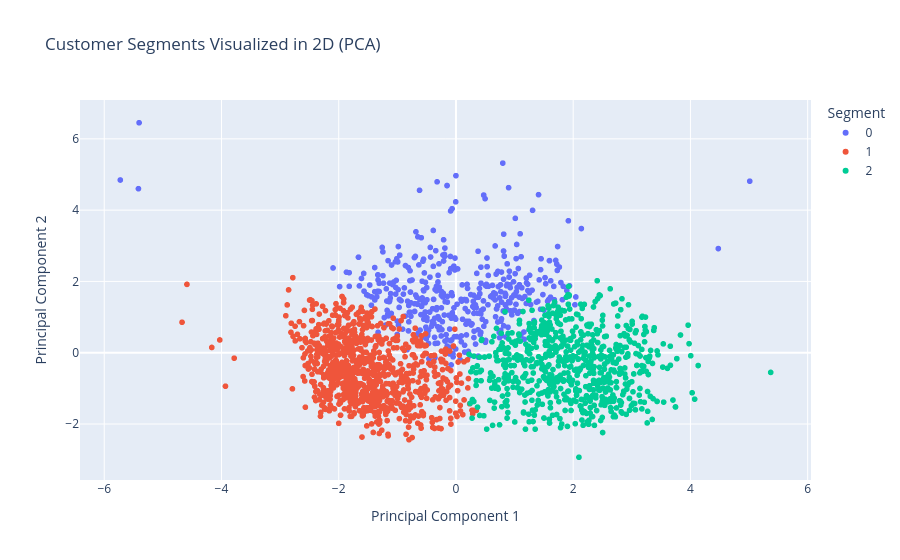

Notebook code for this chart:
### Code cell
# scatter plot of clusters in 2D — color separation confirms the model found distinct groups
fig = px.scatter(
    data_frame=X_pca,
    x="PC1",
    y="PC2",
    color=labels.astype(str),
    title="Customer Segments Visualized in 2D (PCA)",
    labels={"color": "Segment"}
)
fig.update_layout(xaxis_title="Principal Component 1", yaxis_title="Principal Component 2")
fig.show()

### Figure 1 — Plotly figure (JSON) as saved in the notebook; plotly's stock layout.template omitted (floating-point values rounded to 4 significant figures; data arrays with more than 128 entries replaced by an {"elided": "..."} marker saying what was removed)
{"data": [{"hovertemplate": "Segment=0<br>PC1=%{x}<br>PC2=%{y}<extra></extra>", "legendgroup": "0", "marker": {"color": "#636efa", "symbol": "circle"}, "mode": "markers", "name": "0", "showlegend": true, "type": "scattergl", "x": {"elided": "462 float values"}, "xaxis": "x", "y": {"elided": "462 float values"}, "yaxis": "y"}, {"hovertemplate": "Segment=1<br>PC1=%{x}<br>PC2=%{y}<extra></extra>", "legendgroup": "1", "marker": {"color": "#EF553B", "symbol": "circle"}, "mode": "markers", "name": "1", "showlegend": true, "type": "scattergl", "x": {"elided": "1004 float values"}, "xaxis": "x", "y": {"elided": "1004 float values"}, "yaxis": "y"}, {"hovertemplate": "Segment=2<br>PC1=%{x}<br>PC2=%{y}<extra></extra>", "legendgroup": "2", "marker": {"color": "#00cc96", "symbol": "circle"}, "mode": "markers", "name": "2", "showlegend": true, "type": "scattergl", "x": {"elided": "770 float values"}, "xaxis": "x", "y": {"elided": "770 float values"}, "yaxis": "y"}], "layout": {"legend": {"title": {"text": "Segment"}, "tracegroupgap": 0}, "title": {"text": "Customer Segments Visualized in 2D (PCA)"}, "xaxis": {"anchor": "y", "domain": [0, 1], "title": {"text": "Principal Component 1"}}, "yaxis": {"anchor": "x", "domain": [0, 1], "title": {"text": "Principal Component 2"}}}}
